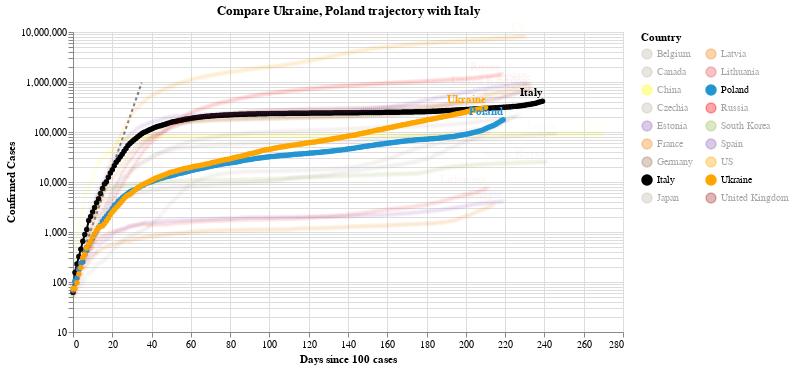

Notebook cell for this chart:
### Code cell
#hide_input
chart2 = make_since_chart(dff2, ['Ukraine', 'Poland'], baseline_countries)
chart2

### Figure 1 — Vega-Lite specification as saved in the notebook (floating-point values rounded to 4 significant figures; data arrays with more than 128 entries replaced by an {"elided": "..."} marker saying what was removed)
{"config": {"view": {"continuousWidth": 400, "continuousHeight": 300}}, "layer": [{"data": {"name": "data-628230001892d6798b50651be41d1b3e"}, "mark": {"type": "line", "color": "black", "opacity": 0.5, "strokeDash": [3, 3]}, "encoding": {"x": {"type": "quantitative", "field": "Days since 100 cases"}, "y": {"type": "quantitative", "field": "Confirmed Cases"}}}, {"data": {"name": "data-0ad66ba218f37f5138c7ed294320721c"}, "mark": {"type": "line", "point": true}, "encoding": {"color": {"type": "nominal", "field": "Country", "legend": {"columns": 2}, "scale": {"domain": ["Belgium", "Canada", "China", "Czechia", "Estonia", "France", "Germany", "Italy", "Japan", "Latvia", "Lithuania", "Poland", "Russia", "South Korea", "Spain", "US", "Ukraine", "United Kingdom"], "range": ["#C1B7AD", "#C1B7AD", "yellow", "#C1B7AD", "#9467bd", "#F58518", "#9D755D", "black", "#C1B7AD", "#F58518", "#E45756", "#2495D3", "red", "#A1BA59", "#9467bd", "orange", "orange", "brown"]}}, "opacity": {"condition": {"value": 1, "selection": "selector003"}, "value": 0.05}, "tooltip": [{"type": "nominal", "field": "Country"}, {"type": "temporal", "field": "Date"}, {"type": "quantitative", "field": "Confirmed Cases"}, {"type": "quantitative", "field": "Days since 100 cases"}], "x": {"type": "quantitative", "field": "Days since 100 cases"}, "y": {"type": "quantitative", "field": "Confirmed Cases", "scale": {"type": "log"}}}, "selection": {"selector003": {"type": "multi", "fields": ["Country"], "bind": "legend", "init": [{"Country": "Ukraine"}, {"Country": "Poland"}, {"Country": "Italy"}]}}, "width": 550}, {"data": {"name": "data-0ad66ba218f37f5138c7ed294320721c"}, "mark": {"type": "text", "align": "right", "dy": -8, "fontWeight": "bold"}, "encoding": {"color": {"type": "nominal", "field": "Country", "legend": {"columns": 2}, "scale": {"domain": ["Belgium", "Canada", "China", "Czechia", "Estonia", "France", "Germany", "Italy", "Japan", "Latvia", "Lithuania", "Poland", "Russia", "South Korea", "Spain", "US", "Ukraine", "United Kingdom"], "range": ["#C1B7AD", "#C1B7AD", "yellow", "#C1B7AD", "#9467bd", "#F58518", "#9D755D", "black", "#C1B7AD", "#F58518", "#E45756", "#2495D3", "red", "#A1BA59", "#9467bd", "orange", "orange", "brown"]}}, "opacity": {"condition": {"value": 1, "selection": "selector003"}, "value": 0.05}, "text": {"type": "nominal", "field": "Country"}, "tooltip": [{"type": "nominal", "field": "Country"}, {"type": "temporal", "field": "Date"}, {"type": "quantitative", "field": "Confirmed Cases"}, {"type": "quantitative", "field": "Days since 100 cases"}], "x": {"type": "quantitative", "field": "Days since 100 cases"}, "y": {"type": "quantitative", "field": "Confirmed Cases", "scale": {"type": "log"}}}, "transform": [{"filter": "(datum['Date'] >= 1602979200000)"}], "width": 550}], "title": "Compare Ukraine, Poland trajectory with Italy", "$schema": "https://vega.github.io/schema/vega-lite/v4.0.2.json", "datasets": {"data-628230001892d6798b50651be41d1b3e": [{"Days since 100 cases": 0, "Confirmed Cases": 100.0}, {"Days since 100 cases": 1, "Confirmed Cases": 130.0}, {"Days since 100 cases": 2, "Confirmed Cases": 169.0}, {"Days since 100 cases": 3, "Confirmed Cases": 219.7}, {"Days since 100 cases": 4, "Confirmed Cases": 285.6}, {"Days since 100 cases": 5, "Confirmed Cases": 371.3}, {"Days since 100 cases": 6, "Confirmed Cases": 482.7}, {"Days since 100 cases": 7, "Confirmed Cases": 627.5}, {"Days since 100 cases": 8, "Confirmed Cases": 815.7}, {"Days since 100 cases": 9, "Confirmed Cases": 1060.0}, {"Days since 100 cases": 10, "Confirmed Cases": 1379.0}, {"Days since 100 cases": 11, "Confirmed Cases": 1792.0}, {"Days since 100 cases": 12, "Confirmed Cases": 2330.0}, {"Days since 100 cases": 13, "Confirmed Cases": 3029.0}, {"Days since 100 cases": 14, "Confirmed Cases": 3937.0}, {"Days since 100 cases": 15, "Confirmed Cases": 5119.0}, {"Days since 100 cases": 16, "Confirmed Cases": 6654.0}, {"Days since 100 cases": 17, "Confirmed Cases": 8650.0}, {"Days since 100 cases": 18, "Confirmed Cases": 11250.0}, {"Days since 100 cases": 19, "Confirmed Cases": 14620.0}, {"Days since 100 cases": 20, "Confirmed Cases": 19000.0}, {"Days since 100 cases": 21, "Confirmed Cases": 24710.0}, {"Days since 100 cases": 22, "Confirmed Cases": 32120.0}, {"Days since 100 cases": 23, "Confirmed Cases": 41750.0}, {"Days since 100 cases": 24, "Confirmed Cases": 54280.0}, {"Days since 100 cases": 25, "Confirmed Cases": 70560.0}, {"Days since 100 cases": 26, "Confirmed Cases": 91730.0}, {"Days since 100 cases": 27, "Confirmed Cases": 119300.0}, {"Days since 100 cases": 28, "Confirmed Cases": 155000.0}, {"Days since 100 cases": 29, "Confirmed Cases": 201500.0}, {"Days since 100 cases": 30, "Confirmed Cases": 262000.0}, {"Days since 100 cases": 31, "Confirmed Cases": 340600.0}, {"Days since 100 cases": 32, "Confirmed Cases": 442800.0}, {"Days since 100 cases": 33, "Confirmed Cases": 575600.0}, {"Days since 100 cases": 34, "Confirmed Cases": 748300.0}, {"Days since 100 cases": 35, "Confirmed Cases": 972800.0}], "data-0ad66ba218f37f5138c7ed294320721c": {"elided": "4137 records"}}}
